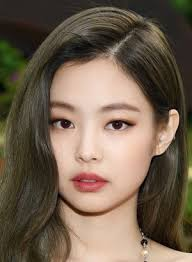
#> input picture test_images/jenniekim.jpg, 192 x 262 px
$ jupyter execute --allow-errors train_bpmember_classifier.ipynb   (shell and % lines are left out)
#> lines starting #> are read from the running program, lines starting #| are printed output that depends on the picture
## Blackpink Member Classification

<h4>Import all the dependencies

[cell 1]
import os
import cv2
import pywt
import shutil
import os.path
import matplotlib
import numpy as np
import seaborn as sn
import tensorflow as tf
from tensorflow.keras import models, layers
from matplotlib import pyplot as plt
from sklearn.model_selection import train_test_split

<h4>Data Gathering, Visualization and Cleaning

The data in this project are from Google images. I google image search each blackpink member and used <b>FatKun</b> chrome extention to batch download a total of 4,880 images. I created folders for each member containing their pictures.

The raw dataset contains outliers such as images of non-blackpink members, their photos in side-view, etc. To clean the dataset, I used a function that detect faces in the image and will only return a cropped image as output if both eyes are detected in the picture. Lastly, the cropped images returned was stored in a folder and will be used for our model training.

[cell 2]
jennie = cv2.imread('./test_images/jenniekim.jpg')
#> jennie is the input picture: shape (262, 192, 3); mean B, G, R 80.3, 97.6, 114.3
jennie.shape
#> Out = (262, 192, 3)

[cell 3]
gray = cv2.cvtColor(jennie, cv2.COLOR_BGR2GRAY)
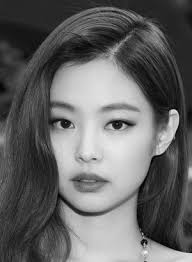
#> gray: shape (262, 192); min 2, max 248, mean 100.6
gray

[cell 4]
plt.imshow(gray, cmap='gray')

Loading haarcascades face and eye detector

[cell 5]
face_cascade = cv2.CascadeClassifier('./opencv/haarcascades/haarcascade_frontalface_default.xml')
eye_cascade = cv2.CascadeClassifier('./opencv/haarcascades/haarcascade_eye.xml')

faces = face_cascade.detectMultiScale(gray, 1.3, 5)
#> faces = [[26, 71, 138, 138]]
faces
#> Out = [[26, 71, 138, 138]]

[cell 6]
(x,y,w,h) = faces[0]
#> x = 26; y = 71; w = 138; h = 138
x,y,w,h
#> Out = (26, 71, 138, 138)

[cell 7]
face_img = cv2.rectangle(jennie,(x,y),(x+w,y+h),(255,0,0),2)
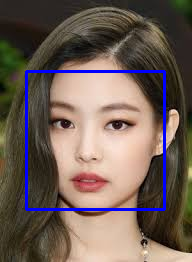
#> face_img: shape (262, 192, 3); mean B, G, R 86.6, 94.8, 111
plt.imshow(face_img)

[cell 8]
def get_cropped_image_if_2_eyes(image_path):
#> called with image_path = './test_images/jenniekim.jpg'
    img = cv2.imread(image_path)
    gray = cv2.cvtColor(img, cv2.COLOR_BGR2GRAY)
    faces = face_cascade.detectMultiScale(gray, 1.3, 7)
#> faces = [[26, 71, 138, 138]]
    for (x,y,w,h) in faces:
        roi_gray = gray[y:y+h, x:x+w]
        roi_color = img[y:y+h, x:x+w]
        eyes = eye_cascade.detectMultiScale(roi_gray)
        if len(eyes) >= 2:
            return roi_color
#> this loop made 1 pass
#> (x, y, w, h, eyes) on pass 1: (26, 71, 138, 138, [[20, 36, 33, 33], [71, 34, 39, 39], [44, 88, 40, 40]])
#> pass 1, in get_cropped_image_if_2_eyes, `roi_gray = gray[y:y+h, x:x+w]`:
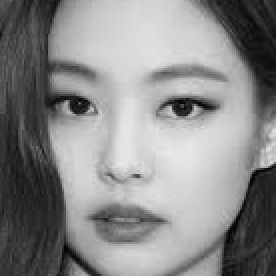
#> roi_gray: shape (138, 138) (shown 2 times larger); min 2, max 235, mean 136.9
#> pass 1, in get_cropped_image_if_2_eyes, `roi_color = img[y:y+h, x:x+w]`:
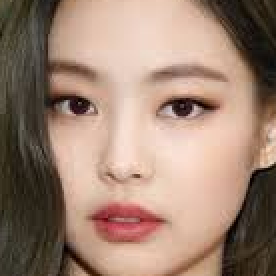
#> roi_color: shape (138, 138, 3) (shown 2 times larger); mean B, G, R 114.4, 130.7, 157.7

[cell 9]
crop_image = get_cropped_image_if_2_eyes('./test_images/jenniekim.jpg')
plt.imshow(crop_image, cmap='gray')

[cell 10]
path_to_data = "./dataset/"
path_to_cr_data = "./dataset/cropped/"
img_dirs = []

for entry in os.scandir(path_to_data):
    if entry.is_dir():
        img_dirs.append(entry.path)

[cell 11]
img_dirs

[cell 12]
cropped_image_dirs = []
bpmember_file_names_dict = {}

#> (the rest of this cell did not finish here and is left out)

        if roi_color is not None:
            cropped_folder = path_to_cr_data + member_name
            if not os.path.exists(cropped_folder):
                os.makedirs(cropped_folder)
                cropped_image_dirs.append(cropped_folder)
                print("Generating cropped images in folder: ", cropped_folder)

            cropped_file_name = member_name + str(count) + ".png"
            cropped_file_path = cropped_folder + "/" + cropped_file_name

            cv2.imwrite(cropped_file_path, roi_color)
            bpmember_file_names_dict[member_name].append(cropped_file_path)
            count+=1

<h4>After generating the cropped images, I manually clean the dataset by removing non-blackpink members and faces that are not belong in their proper class (E.g. Image of Jisoo in Lisa's folder) before running the rest of the code below.

[cell 13]
img_cr_dirs= []
for entry in os.scandir(path_to_cr_data):
    if entry.is_dir():
        img_cr_dirs.append(entry.path)
img_cr_dirs

[cell 14]
bpmember_file_names_dict = {}
for img_dir in img_cr_dirs:
    member_name = img_dir.split('/')[-1]
    bpmember_file_names_dict[member_name] = []
    file_list = []
    for entry in os.scandir(img_dir):
        file_list.append(entry.path)
    bpmember_file_names_dict[member_name] = file_list
bpmember_file_names_dict

[cell 15]
class_dict = {}
count = 0

for member_name in bpmember_file_names_dict.keys():
    class_dict[member_name] = count
    count = count + 1
class_dict

[cell 16]
X, y = [], []
for member_name, training_files in bpmember_file_names_dict.items():
    for training_image in training_files:
        img = cv2.imread(training_image)
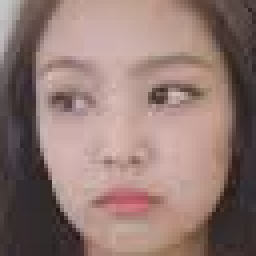
#> input picture dataset/cropped/jennie_kim/jennie_kim116.png, 64 x 64 px (shown 4 times larger)
#> img is the input picture: shape (64, 64, 3); mean B, G, R 115.4, 120.9, 145.7
        img_reshaped = cv2.resize(img, (180,180))
        X.append(img_reshaped)
        y.append(class_dict[member_name])
